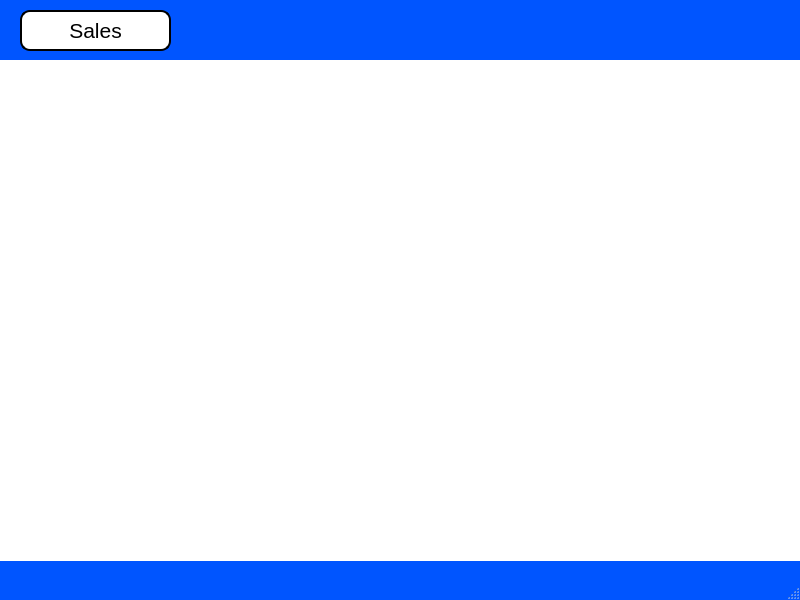
<?xml version="1.0" encoding="UTF-8"?>
<ui version="4.0">
 <class>Sales_mgr_menu</class>
 <widget class="QMainWindow" name="Sales_mgr_menu">
  <property name="geometry">
   <rect>
    <x>0</x>
    <y>0</y>
    <width>800</width>
    <height>600</height>
   </rect>
  </property>
  <property name="palette">
   <palette>
    <active>
     <colorrole role="WindowText">
      <brush brushstyle="SolidPattern">
       <color alpha="255">
        <red>0</red>
        <green>0</green>
        <blue>0</blue>
       </color>
      </brush>
     </colorrole>
     <colorrole role="Button">
      <brush brushstyle="SolidPattern">
       <color alpha="255">
        <red>0</red>
        <green>85</green>
        <blue>255</blue>
       </color>
      </brush>
     </colorrole>
     <colorrole role="Light">
      <brush brushstyle="SolidPattern">
       <color alpha="255">
        <red>127</red>
        <green>170</green>
        <blue>255</blue>
       </color>
      </brush>
     </colorrole>
     <colorrole role="Midlight">
      <brush brushstyle="SolidPattern">
       <color alpha="255">
        <red>63</red>
        <green>127</green>
        <blue>255</blue>
       </color>
      </brush>
     </colorrole>
     <colorrole role="Dark">
      <brush brushstyle="SolidPattern">
       <color alpha="255">
        <red>0</red>
        <green>42</green>
        <blue>127</blue>
       </color>
      </brush>
     </colorrole>
     <colorrole role="Mid">
      <brush brushstyle="SolidPattern">
       <color alpha="255">
        <red>0</red>
        <green>56</green>
        <blue>170</blue>
       </color>
      </brush>
     </colorrole>
     <colorrole role="Text">
      <brush brushstyle="SolidPattern">
       <color alpha="255">
        <red>0</red>
        <green>0</green>
        <blue>0</blue>
       </color>
      </brush>
     </colorrole>
     <colorrole role="BrightText">
      <brush brushstyle="SolidPattern">
       <color alpha="255">
        <red>255</red>
        <green>255</green>
        <blue>255</blue>
       </color>
      </brush>
     </colorrole>
     <colorrole role="ButtonText">
      <brush brushstyle="SolidPattern">
       <color alpha="255">
        <red>0</red>
        <green>0</green>
        <blue>0</blue>
       </color>
      </brush>
     </colorrole>
     <colorrole role="Base">
      <brush brushstyle="SolidPattern">
       <color alpha="255">
        <red>255</red>
        <green>255</green>
        <blue>255</blue>
       </color>
      </brush>
     </colorrole>
     <colorrole role="Window">
      <brush brushstyle="SolidPattern">
       <color alpha="255">
        <red>0</red>
        <green>85</green>
        <blue>255</blue>
       </color>
      </brush>
     </colorrole>
     <colorrole role="Shadow">
      <brush brushstyle="SolidPattern">
       <color alpha="255">
        <red>0</red>
        <green>0</green>
        <blue>0</blue>
       </color>
      </brush>
     </colorrole>
     <colorrole role="AlternateBase">
      <brush brushstyle="SolidPattern">
       <color alpha="255">
        <red>127</red>
        <green>170</green>
        <blue>255</blue>
       </color>
      </brush>
     </colorrole>
     <colorrole role="ToolTipBase">
      <brush brushstyle="SolidPattern">
       <color alpha="255">
        <red>255</red>
        <green>255</green>
        <blue>220</blue>
       </color>
      </brush>
     </colorrole>
     <colorrole role="ToolTipText">
      <brush brushstyle="SolidPattern">
       <color alpha="255">
        <red>0</red>
        <green>0</green>
        <blue>0</blue>
       </color>
      </brush>
     </colorrole>
    </active>
    <inactive>
     <colorrole role="WindowText">
      <brush brushstyle="SolidPattern">
       <color alpha="255">
        <red>0</red>
        <green>0</green>
        <blue>0</blue>
       </color>
      </brush>
     </colorrole>
     <colorrole role="Button">
      <brush brushstyle="SolidPattern">
       <color alpha="255">
        <red>0</red>
        <green>85</green>
        <blue>255</blue>
       </color>
      </brush>
     </colorrole>
     <colorrole role="Light">
      <brush brushstyle="SolidPattern">
       <color alpha="255">
        <red>127</red>
        <green>170</green>
        <blue>255</blue>
       </color>
      </brush>
     </colorrole>
     <colorrole role="Midlight">
      <brush brushstyle="SolidPattern">
       <color alpha="255">
        <red>63</red>
        <green>127</green>
        <blue>255</blue>
       </color>
      </brush>
     </colorrole>
     <colorrole role="Dark">
      <brush brushstyle="SolidPattern">
       <color alpha="255">
        <red>0</red>
        <green>42</green>
        <blue>127</blue>
       </color>
      </brush>
     </colorrole>
     <colorrole role="Mid">
      <brush brushstyle="SolidPattern">
       <color alpha="255">
        <red>0</red>
        <green>56</green>
        <blue>170</blue>
       </color>
      </brush>
     </colorrole>
     <colorrole role="Text">
      <brush brushstyle="SolidPattern">
       <color alpha="255">
        <red>0</red>
        <green>0</green>
        <blue>0</blue>
       </color>
      </brush>
     </colorrole>
     <colorrole role="BrightText">
      <brush brushstyle="SolidPattern">
       <color alpha="255">
        <red>255</red>
        <green>255</green>
        <blue>255</blue>
       </color>
      </brush>
     </colorrole>
     <colorrole role="ButtonText">
      <brush brushstyle="SolidPattern">
       <color alpha="255">
        <red>0</red>
        <green>0</green>
        <blue>0</blue>
       </color>
      </brush>
     </colorrole>
     <colorrole role="Base">
      <brush brushstyle="SolidPattern">
       <color alpha="255">
        <red>255</red>
        <green>255</green>
        <blue>255</blue>
       </color>
      </brush>
     </colorrole>
     <colorrole role="Window">
      <brush brushstyle="SolidPattern">
       <color alpha="255">
        <red>0</red>
        <green>85</green>
        <blue>255</blue>
       </color>
      </brush>
     </colorrole>
     <colorrole role="Shadow">
      <brush brushstyle="SolidPattern">
       <color alpha="255">
        <red>0</red>
        <green>0</green>
        <blue>0</blue>
       </color>
      </brush>
     </colorrole>
     <colorrole role="AlternateBase">
      <brush brushstyle="SolidPattern">
       <color alpha="255">
        <red>127</red>
        <green>170</green>
        <blue>255</blue>
       </color>
      </brush>
     </colorrole>
     <colorrole role="ToolTipBase">
      <brush brushstyle="SolidPattern">
       <color alpha="255">
        <red>255</red>
        <green>255</green>
        <blue>220</blue>
       </color>
      </brush>
     </colorrole>
     <colorrole role="ToolTipText">
      <brush brushstyle="SolidPattern">
       <color alpha="255">
        <red>0</red>
        <green>0</green>
        <blue>0</blue>
       </color>
      </brush>
     </colorrole>
    </inactive>
    <disabled>
     <colorrole role="WindowText">
      <brush brushstyle="SolidPattern">
       <color alpha="255">
        <red>0</red>
        <green>42</green>
        <blue>127</blue>
       </color>
      </brush>
     </colorrole>
     <colorrole role="Button">
      <brush brushstyle="SolidPattern">
       <color alpha="255">
        <red>0</red>
        <green>85</green>
        <blue>255</blue>
       </color>
      </brush>
     </colorrole>
     <colorrole role="Light">
      <brush brushstyle="SolidPattern">
       <color alpha="255">
        <red>127</red>
        <green>170</green>
        <blue>255</blue>
       </color>
      </brush>
     </colorrole>
     <colorrole role="Midlight">
      <brush brushstyle="SolidPattern">
       <color alpha="255">
        <red>63</red>
        <green>127</green>
        <blue>255</blue>
       </color>
      </brush>
     </colorrole>
     <colorrole role="Dark">
      <brush brushstyle="SolidPattern">
       <color alpha="255">
        <red>0</red>
        <green>42</green>
        <blue>127</blue>
       </color>
      </brush>
     </colorrole>
     <colorrole role="Mid">
      <brush brushstyle="SolidPattern">
       <color alpha="255">
        <red>0</red>
        <green>56</green>
        <blue>170</blue>
       </color>
      </brush>
     </colorrole>
     <colorrole role="Text">
      <brush brushstyle="SolidPattern">
       <color alpha="255">
        <red>0</red>
        <green>42</green>
        <blue>127</blue>
       </color>
      </brush>
     </colorrole>
     <colorrole role="BrightText">
      <brush brushstyle="SolidPattern">
       <color alpha="255">
        <red>255</red>
        <green>255</green>
        <blue>255</blue>
       </color>
      </brush>
     </colorrole>
     <colorrole role="ButtonText">
      <brush brushstyle="SolidPattern">
       <color alpha="255">
        <red>0</red>
        <green>42</green>
        <blue>127</blue>
       </color>
      </brush>
     </colorrole>
     <colorrole role="Base">
      <brush brushstyle="SolidPattern">
       <color alpha="255">
        <red>0</red>
        <green>85</green>
        <blue>255</blue>
       </color>
      </brush>
     </colorrole>
     <colorrole role="Window">
      <brush brushstyle="SolidPattern">
       <color alpha="255">
        <red>0</red>
        <green>85</green>
        <blue>255</blue>
       </color>
      </brush>
     </colorrole>
     <colorrole role="Shadow">
      <brush brushstyle="SolidPattern">
       <color alpha="255">
        <red>0</red>
        <green>0</green>
        <blue>0</blue>
       </color>
      </brush>
     </colorrole>
     <colorrole role="AlternateBase">
      <brush brushstyle="SolidPattern">
       <color alpha="255">
        <red>0</red>
        <green>85</green>
        <blue>255</blue>
       </color>
      </brush>
     </colorrole>
     <colorrole role="ToolTipBase">
      <brush brushstyle="SolidPattern">
       <color alpha="255">
        <red>255</red>
        <green>255</green>
        <blue>220</blue>
       </color>
      </brush>
     </colorrole>
     <colorrole role="ToolTipText">
      <brush brushstyle="SolidPattern">
       <color alpha="255">
        <red>0</red>
        <green>0</green>
        <blue>0</blue>
       </color>
      </brush>
     </colorrole>
    </disabled>
   </palette>
  </property>
  <property name="windowTitle">
   <string>MainWindow</string>
  </property>
  <widget class="QWidget" name="centralwidget">
   <widget class="QLabel" name="label">
    <property name="geometry">
     <rect>
      <x>0</x>
      <y>60</y>
      <width>801</width>
      <height>501</height>
     </rect>
    </property>
    <property name="styleSheet">
     <string notr="true">background-image: url('C:/source/pythonQSG/PyQt6 Apps/images/sales.png');
background-repeat: no-repeat;
background-position: center;
background-attachment: fixed;
background-color: white; /* Fallback color */</string>
    </property>
    <property name="text">
     <string/>
    </property>
   </widget>
   <widget class="QPushButton" name="Sales_Button">
    <property name="geometry">
     <rect>
      <x>20</x>
      <y>10</y>
      <width>151</width>
      <height>41</height>
     </rect>
    </property>
    <property name="font">
     <font>
      <pointsize>16</pointsize>
     </font>
    </property>
    <property name="styleSheet">
     <string notr="true">QPushButton{background-color: white;
border: 2px solid black;
border-radius: 10px;}
QPushButton:hover{background-color:rgb(85, 255, 255);
border: 2px solidrgb(85, 255, 255);
}</string>
    </property>
    <property name="text">
     <string>Sales</string>
    </property>
    <property name="autoDefault">
     <bool>false</bool>
    </property>
   </widget>
  </widget>
  <widget class="QMenuBar" name="menubar">
   <property name="geometry">
    <rect>
     <x>0</x>
     <y>0</y>
     <width>800</width>
     <height>21</height>
    </rect>
   </property>
  </widget>
  <widget class="QStatusBar" name="statusbar"/>
 </widget>
 <resources/>
 <connections/>
</ui>
